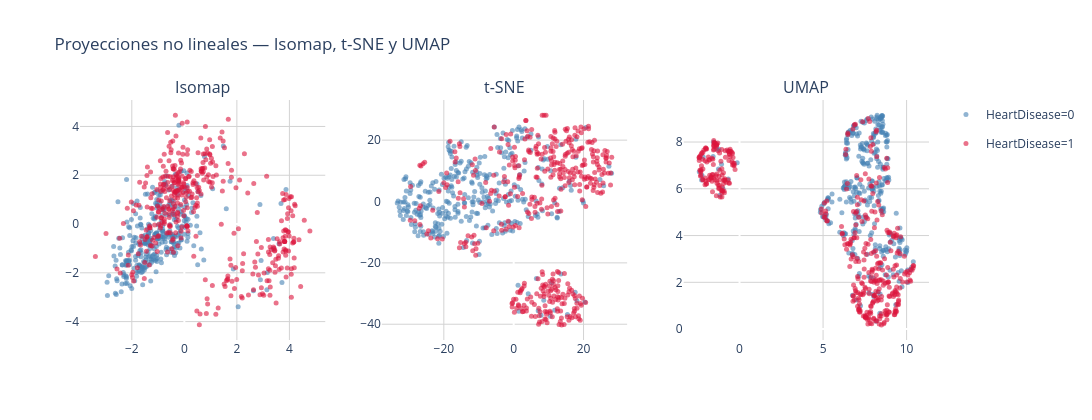

The notebook cell saved with this chart:
### Code cell
# Gráfico comparativo: Isomap, t-SNE, UMAP

fig_manifold = make_subplots(
    rows=1, cols=3,
    subplot_titles=("Isomap", "t-SNE", "UMAP"),
)

datasets = [X_train_isomap, X_train_tsne, X_train_umap]
colores = {0: "steelblue", 1: "crimson"}

for col, Xp in enumerate(datasets, start=1):
    for clase in [0, 1]:
        mask = y_train == clase
        fig_manifold.add_trace(
            go.Scatter(
                x=Xp[mask, 0], y=Xp[mask, 1],
                mode="markers",
                marker=dict(color=colores[clase], size=5, opacity=0.6),
                name=f"HeartDisease={clase}",
                legendgroup=str(clase),
                showlegend=(col == 1),
            ),
            row=1, col=col,
        )

fig_manifold.update_layout(
    title="Proyecciones no lineales — Isomap, t-SNE y UMAP",
    width=1100, height=420,
    paper_bgcolor="white",
    plot_bgcolor="white",
)
fig_manifold.update_xaxes(showgrid=True, gridcolor="lightgrey")
fig_manifold.update_yaxes(showgrid=True, gridcolor="lightgrey")
fig_manifold.show()
fig_manifold.write_image("manifold_inicial.png", scale=2)

### Figure 1 — Plotly figure (JSON) as saved in the notebook; plotly's stock layout.template omitted (floating-point values rounded to 4 significant figures; data arrays with more than 128 entries replaced by an {"elided": "..."} marker saying what was removed)
{"data": [{"legendgroup": "0", "marker": {"color": "steelblue", "opacity": 0.6, "size": 5}, "mode": "markers", "name": "HeartDisease=0", "showlegend": true, "type": "scatter", "x": {"elided": "328 float values"}, "xaxis": "x", "y": {"elided": "328 float values"}, "yaxis": "y"}, {"legendgroup": "1", "marker": {"color": "crimson", "opacity": 0.6, "size": 5}, "mode": "markers", "name": "HeartDisease=1", "showlegend": true, "type": "scatter", "x": {"elided": "406 float values"}, "xaxis": "x", "y": {"elided": "406 float values"}, "yaxis": "y"}, {"legendgroup": "0", "marker": {"color": "steelblue", "opacity": 0.6, "size": 5}, "mode": "markers", "name": "HeartDisease=0", "showlegend": false, "type": "scatter", "x": {"elided": "328 float values"}, "xaxis": "x2", "y": {"elided": "328 float values"}, "yaxis": "y2"}, {"legendgroup": "1", "marker": {"color": "crimson", "opacity": 0.6, "size": 5}, "mode": "markers", "name": "HeartDisease=1", "showlegend": false, "type": "scatter", "x": {"elided": "406 float values"}, "xaxis": "x2", "y": {"elided": "406 float values"}, "yaxis": "y2"}, {"legendgroup": "0", "marker": {"color": "steelblue", "opacity": 0.6, "size": 5}, "mode": "markers", "name": "HeartDisease=0", "showlegend": false, "type": "scatter", "x": {"elided": "328 float values"}, "xaxis": "x3", "y": {"elided": "328 float values"}, "yaxis": "y3"}, {"legendgroup": "1", "marker": {"color": "crimson", "opacity": 0.6, "size": 5}, "mode": "markers", "name": "HeartDisease=1", "showlegend": false, "type": "scatter", "x": {"elided": "406 float values"}, "xaxis": "x3", "y": {"elided": "406 float values"}, "yaxis": "y3"}], "layout": {"annotations": [{"font": {"size": 16}, "showarrow": false, "text": "Isomap", "x": 0.1444, "xanchor": "center", "xref": "paper", "y": 1, "yanchor": "bottom", "yref": "paper"}, {"font": {"size": 16}, "showarrow": false, "text": "t-SNE", "x": 0.5, "xanchor": "center", "xref": "paper", "y": 1, "yanchor": "bottom", "yref": "paper"}, {"font": {"size": 16}, "showarrow": false, "text": "UMAP", "x": 0.8556, "xanchor": "center", "xref": "paper", "y": 1, "yanchor": "bottom", "yref": "paper"}], "height": 420, "paper_bgcolor": "white", "plot_bgcolor": "white", "title": {"text": "Proyecciones no lineales — Isomap, t-SNE y UMAP"}, "width": 1100, "xaxis": {"anchor": "y", "domain": [0, 0.2889], "gridcolor": "lightgrey", "showgrid": true}, "xaxis2": {"anchor": "y2", "domain": [0.3556, 0.6444], "gridcolor": "lightgrey", "showgrid": true}, "xaxis3": {"anchor": "y3", "domain": [0.7111, 1], "gridcolor": "lightgrey", "showgrid": true}, "yaxis": {"anchor": "x", "domain": [0, 1], "gridcolor": "lightgrey", "showgrid": true}, "yaxis2": {"anchor": "x2", "domain": [0, 1], "gridcolor": "lightgrey", "showgrid": true}, "yaxis3": {"anchor": "x3", "domain": [0, 1], "gridcolor": "lightgrey", "showgrid": true}}}
